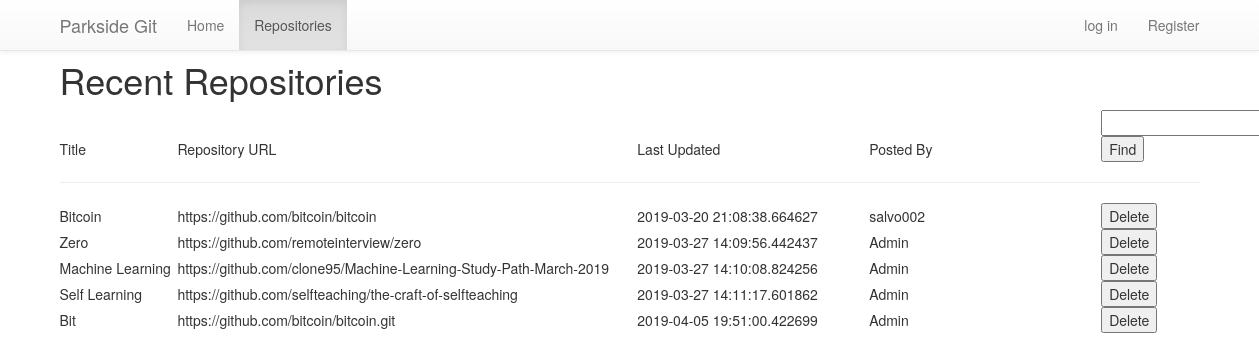
Screenshot of /browse with the database file from the repository.
### epic.py (models this page shows, shortened)
class Post(db.Model):
    title = db.Column(db.String(50), nullable=False, primary_key=True)
    description = db.Column(db.Text)
    repo = db.Column(db.String(200), nullable=False)
    graph = db.Column(db.Integer, nullable=False)
    date_posted = db.Column(db.DateTime, nullable=False, default=datetime.utcnow)
    user_id = db.Column(db.String(50), db.ForeignKey('user.email'), nullable=False)

### epic.py (the view)
@app.route('/browse',methods=['POST', 'GET'])
def browse():
    query_result = db.session.query(Post).all()
    return render_template('browse.html', list=query_result)

### epic.py (called while the page is built)
@app.before_request
def before_request():
    g.dir = os.path.dirname(os.path.abspath(__file__))
    g.db = sqlite3.connect(g.dir + '/' + app.config['DATABASE'])

@app.teardown_request
def teardown_request(exception):
    db = getattr(g, 'db', None)
    if db is not None:
        db.close()

@app.after_request
def clearcache(response):
    response.headers['Cache-Control'] = 'public, max-age=0'
    return response

### templates/browse.html (shortened to what this page needs)
{% extends "layout.html" %}
{% block body %}
<h1>Recent Repositories</h1>
<div>
    <span style="display:inline-block; width: 10%">Title</span>
    <span style="display:inline-block; width: 40%">Repository URL</span>
    <span style="display:inline-block; width: 20%">Last Updated</span>
    <span style="display:inline-block; width: 20%">Posted By</span>
    <span>
        <form style="display:inline-block; width: 5%" action="/search"  method="POST">
            <input type="text" name="search_item" >
            <button name="searchBtn" type="submit" >Find</button>
        </form>
    </span>
</div>
<hr>
{% for item in list %}
<div>
    <span style="display:inline-block; width: 10%">{{ item.title }}</span>
    <span style="display:inline-block; width: 40%">{{ item.repo }}</span>
    <span style="display:inline-block; width: 20%">{{ item.date_posted }}</span>
    <span style="display:inline-block; width: 20%">{{ item.user_id }}</span>
    <span>
        <form style="display:inline-block; width: 5%" action="/delete"  method="POST">
            <button name="deleteBtn" type="submit">Delete</button>
        </form>
    </span>
</div>
{% endfor %}
{% endblock %}

### templates/layout.html (shortened to what this page needs)
<!DOCTYPE html>
<html>
  <head>
    <link rel="stylesheet" href="https://maxcdn.bootstrapcdn.com/bootstrap/3.3.0/css/bootstrap.min.css">
    <link rel="stylesheet" href="https://maxcdn.bootstrapcdn.com/bootstrap/3.3.0/css/bootstrap-theme.min.css">
    <link rel="stylesheet" href="//cdn.datatables.net/1.10.3/css/jquery.dataTables.min.css">
    <link rel="stylesheet" href="http://cdn.leafletjs.com/leaflet-0.7.3/leaflet.css" />
    <link rel=stylesheet type=text/css href="{{ url_for('static', filename='style.css') }}">
  </head>
  <body>
    <nav class="navbar navbar-default navbar-fixed-top" role="navigation">
      <div class="container">
        <div class="navbar-header">
          <a class="navbar-brand" href="#">{{ config.APP_NAME }}</a>
        </div>
        <div id="navbar" class="navbar-collapse collapse">
          <ul class="nav navbar-nav">
            <li><a href="{{ url_for('index')   }}">Home</a></li>
            <li><a href="{{ url_for('browse')  }}">Repositories</a></li>
          </ul>
          <ul class="nav navbar-nav navbar-right">
            {% if not session.logged_in %}
            <li><a href="{{ url_for('login') }}">log in</a></li>
            <li><a href="{{ url_for('register')   }}">Register</a></li>
            {% else %}
            <li><a href="{{ url_for('logout') }}">log out</a></li>
            {% endif %}
          </ul>
        </div>
      </div>
    </nav>
    <div class="container">
      {% block body %}{% endblock %}
    </div>
  </body>
</html>

### static/style.css (style rules this page uses)
body { padding-top: 40px; padding-bottom: 20px; }
.navbar { margin-bottom: 20px; }

### rows the page displays
Post: title "Bitcoin", repo "https://github.com/bitcoin/bitcoin", date_posted "2019-03-20 21:08:38.664627", user_id "salvo002"
Post: title "Zero", repo "https://github.com/remoteinterview/zero", date_posted "2019-03-27 14:09:56.442437", user_id "Admin"
Post: title "Machine Learning", repo "https://github.com/clone95/Machine-Learning-Study-Path-March-2019", date_posted "2019-03-27 14:10:08.824256", user_id "Admin"
Post: title "Self Learning", repo "https://github.com/selfteaching/the-craft-of-selfteaching", date_posted "2019-03-27 14:11:17.601862", user_id "Admin"
Post: title "Bit", repo "https://github.com/bitcoin/bitcoin.git", date_posted "2019-04-05 19:51:00.422699", user_id "Admin"

### other values shown
{{ config.APP_NAME }} "Parkside Git"
